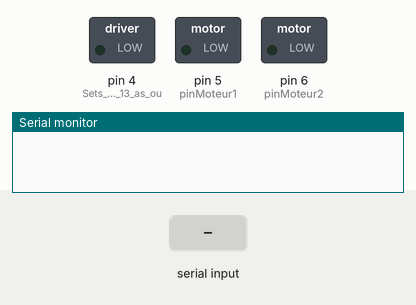
This sketch was run on a simulated Arduino Uno, built with avr-gcc and run on an emulated ATmega328P. On the bench: switched loads named in the sketch (green lamp = pin HIGH), the last lines printed to the serial monitor. The test bench sets the inputs (shaded band).

Above: at 1.2 s.
1.3 s: "F" received over Serial
At 2.5 s:
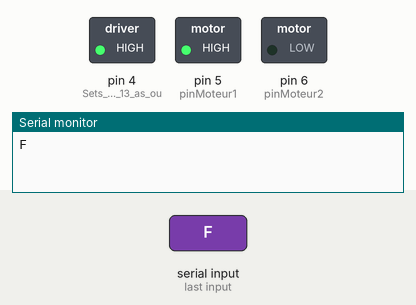
2.8 s: "B" received over Serial
At 3.7 s:
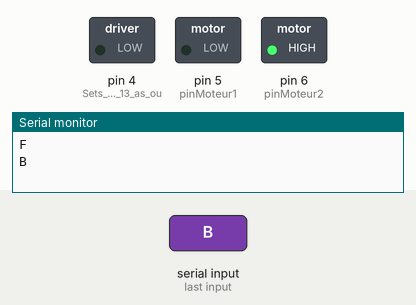
Timing chart, 0 to 5.8 s (numbered marks = the images above; inputs shaded):
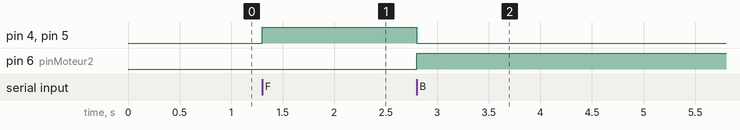

The sketch:

BLUetooth-moteurDC_carte_puissance_L298.ino
```cpp
char t = 0;                //Variable for storing Incoming_value


int pinMoteur1 = 5;
int pinMoteur2 = 6;
void setup()
{
  Serial.begin(9600);         //Sets the data rate in bits per second (baud) for serial data transmission
  pinMode(4, OUTPUT);        //Sets digital pin 13 as output pin

pinMode(pinMoteur1,OUTPUT);
  pinMode(pinMoteur2,OUTPUT);
 }

void loop() {
  // put your main code here, to run repeatedly:
if (Serial.available()>0)
{
  t = Serial.read();
  Serial.println(t);
  }
if (t == 'F')
{
  digitalWrite(4,1);
  digitalWrite(pinMoteur1,HIGH);
  digitalWrite(pinMoteur2,LOW);

}
else if (t == 'B')
{
  digitalWrite(4,0);
    digitalWrite(pinMoteur2,HIGH);
  digitalWrite(pinMoteur1,LOW);
}

}
```

Measured:
- after the input at 1.3 s, pin 4 (Sets_digital_pin_13_as_ou), pin 5 (pinMoteur1): LOW → HIGH at once
- after the input at 2.8 s, pin 4 (Sets_digital_pin_13_as_ou), pin 5 (pinMoteur1): HIGH → LOW at once; pin 6 (pinMoteur2): LOW → HIGH at once
